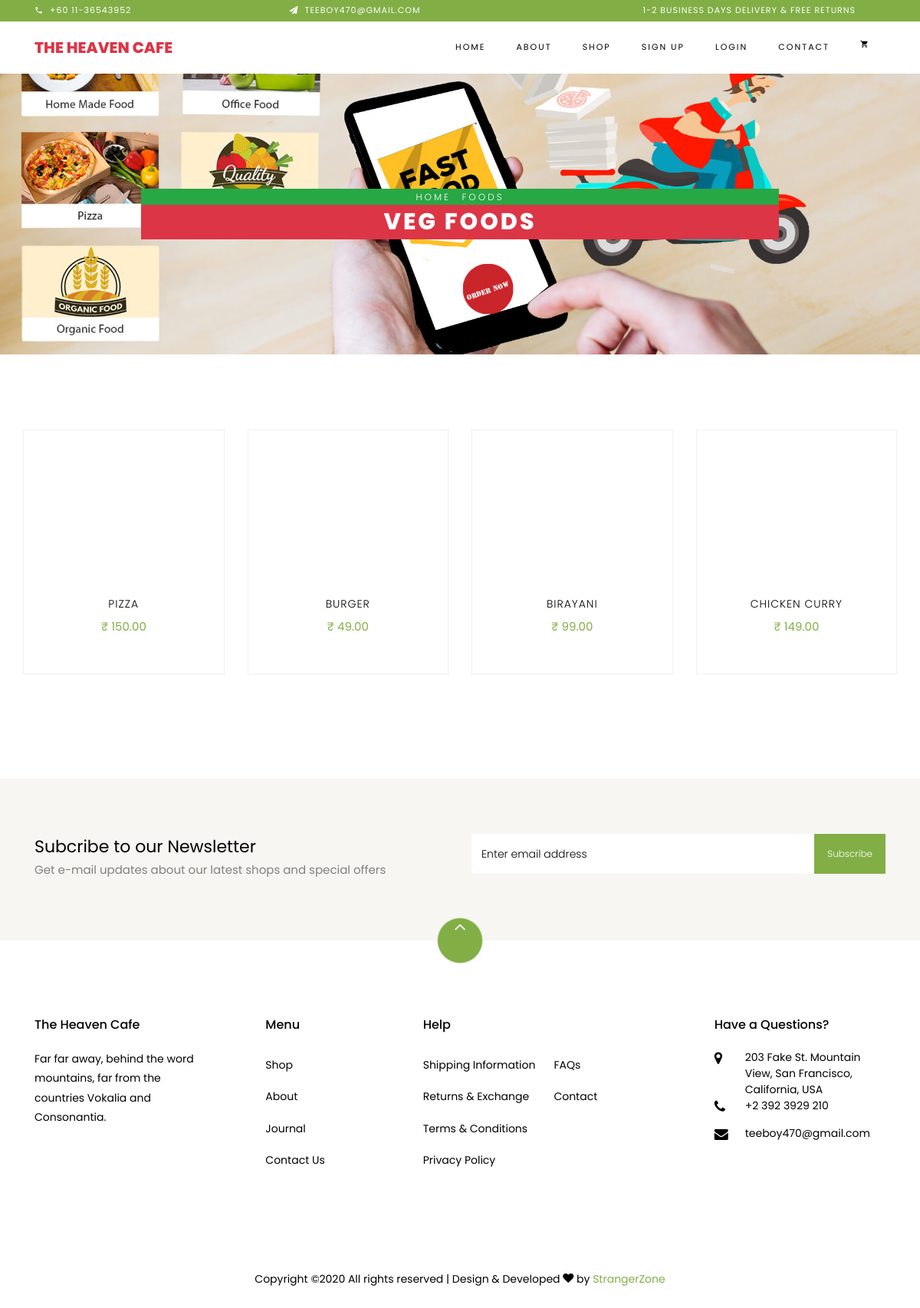
The page /shop.php on the database its author committed.
### tables this page shows
CREATE TABLE `product` (
  `id` int(11) NOT NULL,
  `product_name` varchar(255) NOT NULL,
  `product_price` varchar(50) NOT NULL,
  `product_image` varchar(255) NOT NULL,
  `product_code` varchar(10) NOT NULL
);

### shop.php (the view, shortened to what this page needs)
<?php include "header.php";?>
    <div class="hero-wrap hero-bread" style="background-image: url('images/food1.jpg');">
      <div class="container">
        <div class="row no-gutters slider-text align-items-center justify-content-center">
          <div class="col-md-9 ftco-animate text-center">
          	<p class="breadcrumbs bg-success"><span class="mr-2"><a href="index.html">Home</a></span> <span>Foods</span></p>
            <h1 class="mb-0 bread bg-danger">Veg Foods</h1>
          </div>
        </div>
      </div>
    </div>
    <section class="ftco-section">
    	<div class="container">
  <div class="row mt-2 pb-3">
    		<div class="row">
			<?php
	include "config.php";
	$data=mysqli_query($con,"select * from product");
	while($result=mysqli_fetch_array($data)):
	?>
    			<div class="col-md-6 col-lg-3 ftco-animate">
    				<div class="product">
    					<a href="#" class="img-prod text-center"><img class="img-fluid" src="image/<?php echo $result['product_image'];?>" style="height: 200px;width: 100%;"alt="" >
    					</a>
    					<div class="text py-3 pb-5 px-3 text-center">
    						<h3><a href="#"><?php echo $result['product_name'];?></a></h3>
    						<div class="d-flex">
    							<div class="pricing">
		    						<p class="price"><span>&#8377;&nbsp;<?php echo number_format($result['product_price'],2);?></span></p>
		    					</div>
	    					</div>
    					</div>
    				</div>
    			</div>
				<?php endwhile; ?>
    		</div>
    	</div>
    </section>
		<section class="ftco-section ftco-no-pt ftco-no-pb py-5 bg-light">
      <div class="container py-4">
        <div class="row d-flex justify-content-center py-5">
          <div class="col-md-6">
          	<h2 style="font-size: 22px;" class="mb-0">Subcribe to our Newsletter</h2>
          	<span>Get e-mail updates about our latest shops and special offers</span>
          </div>
          <div class="col-md-6 d-flex align-items-center">
            <form action="#" class="subscribe-form">
              <div class="form-group d-flex">
                <input type="text" class="form-control" placeholder="Enter email address">
                <input type="submit" value="Subscribe" class="submit px-3">
              </div>
            </form>
          </div>
        </div>
      </div>
    </section>
   <?php include "footer.php";?>

### rows shown on the page
product: product_name "PIZZA", product_price "150.00"
product: product_name "BURGER", product_price "49.00"
product: product_name "BIRAYANI", product_price "99.00"
product: product_name "CHICKEN CURRY", product_price "149.00"
